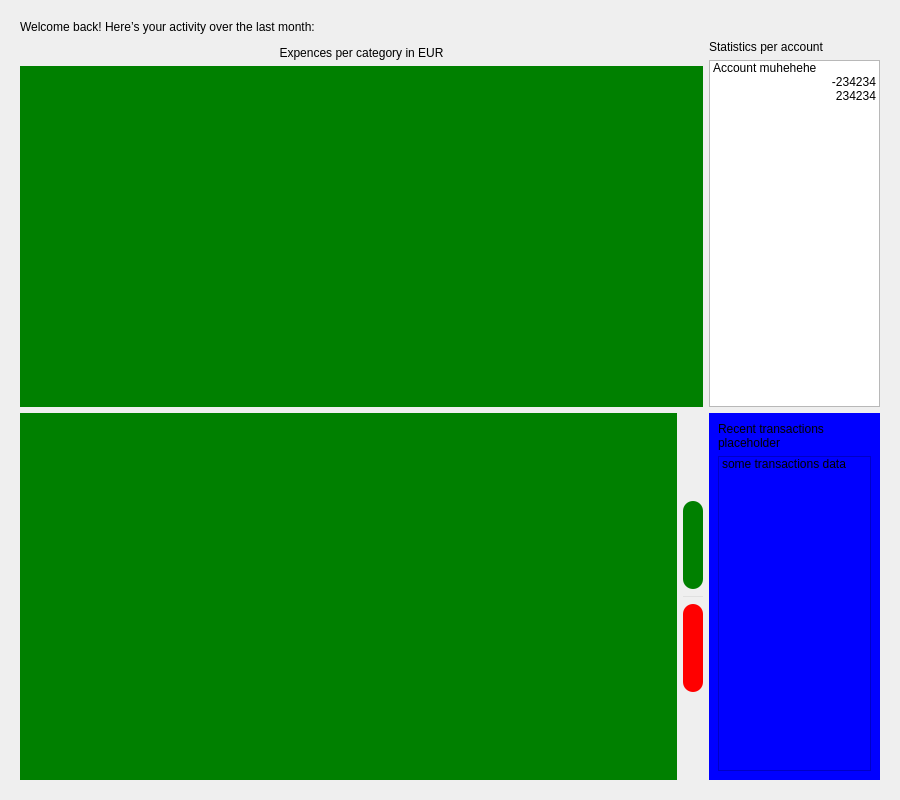
<?xml version="1.0" encoding="UTF-8"?>
<ui version="4.0">
 <class>HomePage</class>
 <widget class="QWidget" name="HomePage">
  <property name="geometry">
   <rect>
    <x>0</x>
    <y>0</y>
    <width>900</width>
    <height>800</height>
   </rect>
  </property>
  <property name="windowTitle">
   <string>HomePage</string>
  </property>
  <layout class="QVBoxLayout" name="verticalLayout">
   <item>
    <widget class="QWidget" name="widget" native="true">
     <layout class="QGridLayout" name="gridLayout" rowstretch="0,1,1" columnstretch="4,1">
      <item row="0" column="0">
       <widget class="QLabel" name="label_4">
        <property name="styleSheet">
         <string notr="true">font: 600 14pt &quot;Segoe UI&quot;;</string>
        </property>
        <property name="text">
         <string>Welcome back! Here’s your activity over the last month:</string>
        </property>
        <property name="alignment">
         <set>Qt::AlignmentFlag::AlignLeading|Qt::AlignmentFlag::AlignLeft|Qt::AlignmentFlag::AlignVCenter</set>
        </property>
       </widget>
      </item>
      <item row="1" column="1">
       <widget class="QWidget" name="widget_2" native="true">
        <property name="styleSheet">
         <string notr="true"/>
        </property>
        <layout class="QVBoxLayout" name="verticalLayout_4">
         <property name="spacing">
          <number>6</number>
         </property>
         <property name="leftMargin">
          <number>0</number>
         </property>
         <property name="topMargin">
          <number>0</number>
         </property>
         <property name="rightMargin">
          <number>0</number>
         </property>
         <property name="bottomMargin">
          <number>0</number>
         </property>
         <item>
          <widget class="QLabel" name="label_2">
           <property name="text">
            <string>Statistics per account</string>
           </property>
          </widget>
         </item>
         <item>
          <widget class="QListWidget" name="accountsList">
           <property name="frameShadow">
            <enum>QFrame::Shadow::Plain</enum>
           </property>
           <property name="editTriggers">
            <set>QAbstractItemView::EditTrigger::NoEditTriggers</set>
           </property>
           <property name="alternatingRowColors">
            <bool>false</bool>
           </property>
           <property name="isWrapping" stdset="0">
            <bool>false</bool>
           </property>
           <property name="spacing">
            <number>-4</number>
           </property>
           <property name="uniformItemSizes">
            <bool>false</bool>
           </property>
           <property name="batchSize">
            <number>100</number>
           </property>
           <property name="supportedDragActions">
            <set>Qt::DropAction::IgnoreAction</set>
           </property>
           <item>
            <property name="text">
             <string>Account muhehehe</string>
            </property>
           </item>
           <item>
            <property name="text">
             <string>-234234</string>
            </property>
            <property name="textAlignment">
             <set>AlignTrailing|AlignVCenter</set>
            </property>
           </item>
           <item>
            <property name="text">
             <string>234234</string>
            </property>
            <property name="textAlignment">
             <set>AlignTrailing|AlignVCenter</set>
            </property>
           </item>
          </widget>
         </item>
        </layout>
       </widget>
      </item>
      <item row="1" column="0">
       <layout class="QVBoxLayout" name="verticalLayout_2">
        <property name="spacing">
         <number>6</number>
        </property>
        <property name="topMargin">
         <number>6</number>
        </property>
        <item>
         <widget class="QLabel" name="categoriesPlotLabel">
          <property name="styleSheet">
           <string notr="true"/>
          </property>
          <property name="text">
           <string>Expences per category in EUR</string>
          </property>
          <property name="alignment">
           <set>Qt::AlignmentFlag::AlignCenter</set>
          </property>
         </widget>
        </item>
        <item>
         <widget class="QCustomPlot" name="categoriesPlot" native="true">
          <property name="sizePolicy">
           <sizepolicy hsizetype="Preferred" vsizetype="Preferred">
            <horstretch>0</horstretch>
            <verstretch>1</verstretch>
           </sizepolicy>
          </property>
          <property name="styleSheet">
           <string notr="true">background-color: green</string>
          </property>
         </widget>
        </item>
       </layout>
      </item>
      <item row="2" column="0">
       <layout class="QHBoxLayout" name="horizontalLayout" stretch="1,0">
        <item>
         <widget class="QCustomPlot" name="financesPlot" native="true">
          <property name="styleSheet">
           <string notr="true">background-color: green</string>
          </property>
         </widget>
        </item>
        <item>
         <layout class="QVBoxLayout" name="verticalLayout_8">
          <item>
           <widget class="QWidget" name="widget_7" native="true">
            <property name="styleSheet">
             <string notr="true"/>
            </property>
            <layout class="QVBoxLayout" name="verticalLayout_7">
             <property name="spacing">
              <number>0</number>
             </property>
             <property name="leftMargin">
              <number>0</number>
             </property>
             <property name="topMargin">
              <number>0</number>
             </property>
             <property name="rightMargin">
              <number>0</number>
             </property>
             <property name="bottomMargin">
              <number>0</number>
             </property>
             <item>
              <spacer name="incomeSpacer">
               <property name="orientation">
                <enum>Qt::Orientation::Vertical</enum>
               </property>
               <property name="sizeType">
                <enum>QSizePolicy::Policy::MinimumExpanding</enum>
               </property>
               <property name="sizeHint" stdset="0">
                <size>
                 <width>20</width>
                 <height>0</height>
                </size>
               </property>
              </spacer>
             </item>
             <item>
              <widget class="Line" name="incomeLine">
               <property name="sizePolicy">
                <sizepolicy hsizetype="Fixed" vsizetype="Expanding">
                 <horstretch>0</horstretch>
                 <verstretch>0</verstretch>
                </sizepolicy>
               </property>
               <property name="minimumSize">
                <size>
                 <width>20</width>
                 <height>20</height>
                </size>
               </property>
               <property name="styleSheet">
                <string notr="true">border: 0px solid;
border-radius: 10px;
background-color: green
</string>
               </property>
               <property name="frameShadow">
                <enum>QFrame::Shadow::Plain</enum>
               </property>
               <property name="lineWidth">
                <number>0</number>
               </property>
               <property name="orientation">
                <enum>Qt::Orientation::Vertical</enum>
               </property>
              </widget>
             </item>
            </layout>
           </widget>
          </item>
          <item>
           <widget class="Line" name="line_2">
            <property name="styleSheet">
             <string notr="true">color: #e0e0e0</string>
            </property>
            <property name="frameShadow">
             <enum>QFrame::Shadow::Plain</enum>
            </property>
            <property name="orientation">
             <enum>Qt::Orientation::Horizontal</enum>
            </property>
           </widget>
          </item>
          <item>
           <widget class="QWidget" name="widget_6" native="true">
            <property name="styleSheet">
             <string notr="true"/>
            </property>
            <layout class="QVBoxLayout" name="verticalLayout_6">
             <property name="spacing">
              <number>0</number>
             </property>
             <property name="leftMargin">
              <number>0</number>
             </property>
             <property name="topMargin">
              <number>0</number>
             </property>
             <property name="rightMargin">
              <number>0</number>
             </property>
             <property name="bottomMargin">
              <number>0</number>
             </property>
             <item alignment="Qt::AlignmentFlag::AlignHCenter">
              <widget class="Line" name="expenseLine">
               <property name="sizePolicy">
                <sizepolicy hsizetype="Fixed" vsizetype="Expanding">
                 <horstretch>0</horstretch>
                 <verstretch>0</verstretch>
                </sizepolicy>
               </property>
               <property name="minimumSize">
                <size>
                 <width>20</width>
                 <height>20</height>
                </size>
               </property>
               <property name="styleSheet">
                <string notr="true">border: 0px solid;
border-radius: 10px;
background-color: red;</string>
               </property>
               <property name="frameShadow">
                <enum>QFrame::Shadow::Plain</enum>
               </property>
               <property name="lineWidth">
                <number>0</number>
               </property>
               <property name="orientation">
                <enum>Qt::Orientation::Vertical</enum>
               </property>
              </widget>
             </item>
             <item>
              <spacer name="expenseSpacer">
               <property name="orientation">
                <enum>Qt::Orientation::Vertical</enum>
               </property>
               <property name="sizeType">
                <enum>QSizePolicy::Policy::MinimumExpanding</enum>
               </property>
               <property name="sizeHint" stdset="0">
                <size>
                 <width>20</width>
                 <height>0</height>
                </size>
               </property>
              </spacer>
             </item>
            </layout>
           </widget>
          </item>
         </layout>
        </item>
       </layout>
      </item>
      <item row="2" column="1">
       <widget class="QWidget" name="widget_4" native="true">
        <property name="styleSheet">
         <string notr="true">background-color: blue</string>
        </property>
        <layout class="QVBoxLayout" name="verticalLayout_3">
         <item>
          <widget class="QLabel" name="label_5">
           <property name="text">
            <string>Recent transactions
placeholder</string>
           </property>
          </widget>
         </item>
         <item>
          <widget class="QListWidget" name="listWidget_2">
           <item>
            <property name="text">
             <string>some transactions data</string>
            </property>
           </item>
          </widget>
         </item>
        </layout>
       </widget>
      </item>
     </layout>
    </widget>
   </item>
  </layout>
 </widget>
 <customwidgets>
  <customwidget>
   <class>QCustomPlot</class>
   <extends>QWidget</extends>
   <header>qcustomplot.h</header>
   <container>1</container>
  </customwidget>
 </customwidgets>
 <resources/>
 <connections/>
</ui>
